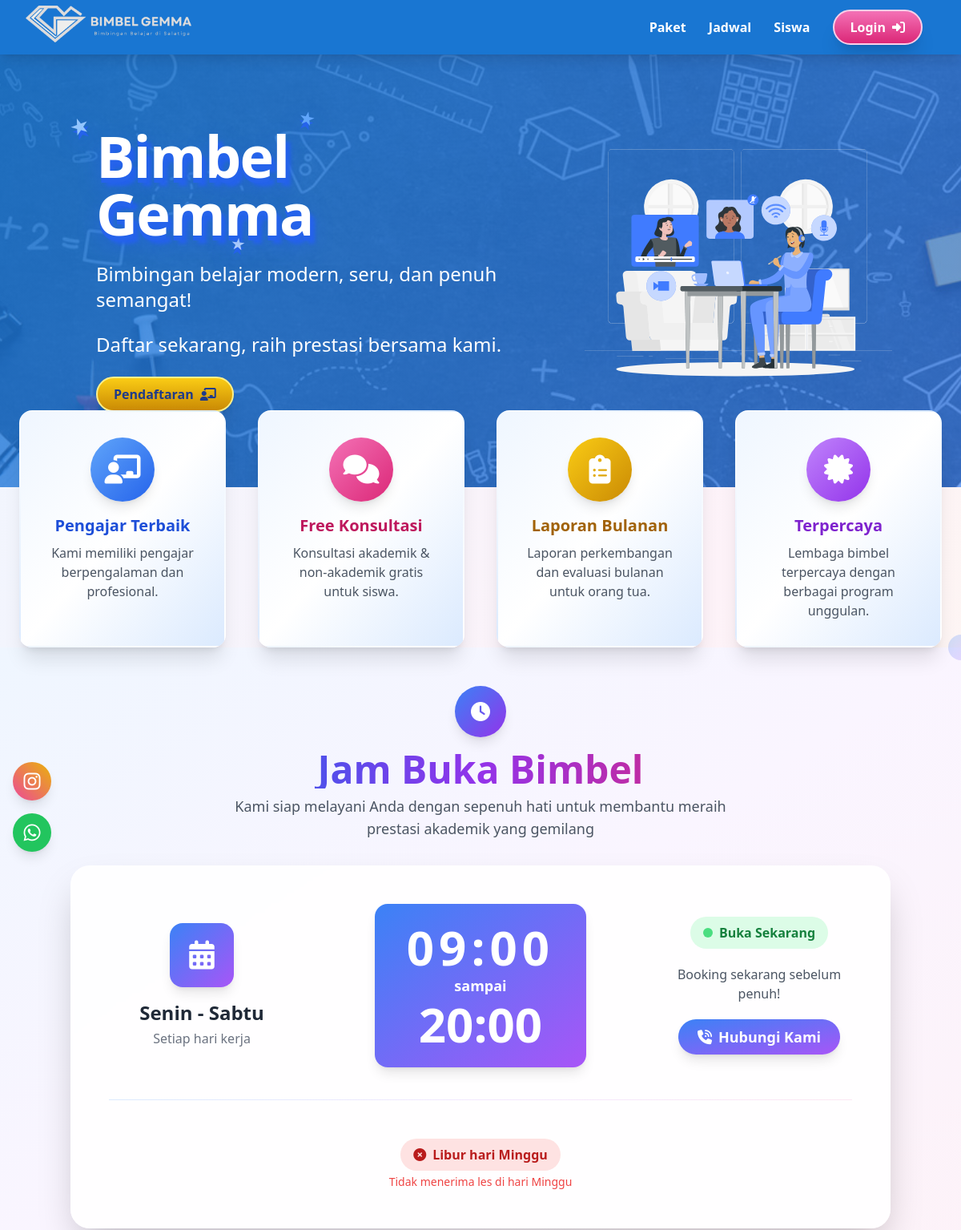
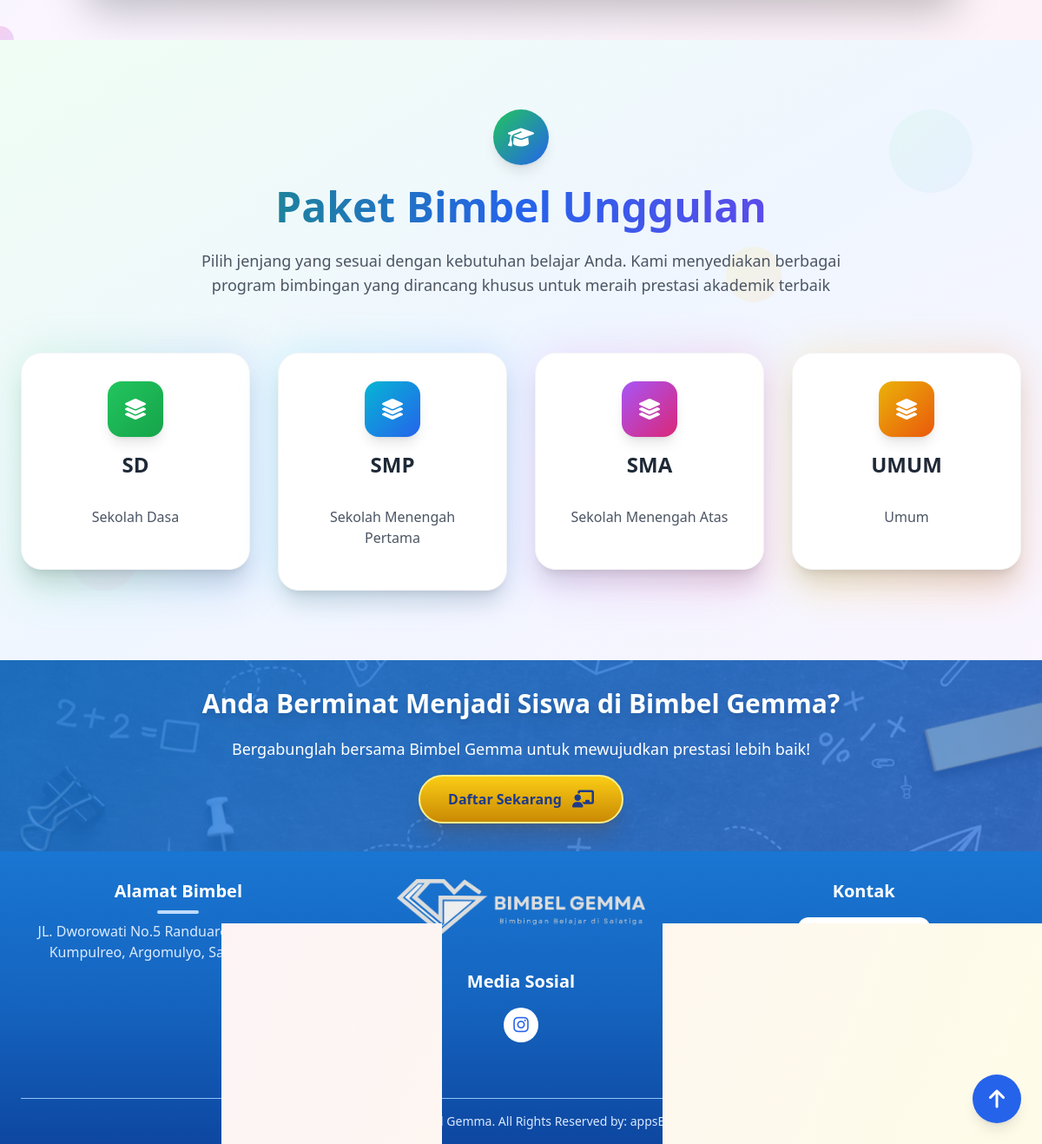
The page / on the database its author committed (2 pictures, top to bottom).
### tables this page shows
CREATE TABLE `tb_profile` (
  `id` int(11) NOT NULL,
  `nama` varchar(100) NOT NULL,
  `keterangan` varchar(225) NOT NULL,
  `alamat` varchar(255) NOT NULL,
  `email` varchar(100) NOT NULL,
  `wa` varchar(20) NOT NULL,
  `ig` varchar(50) NOT NULL,
  `logo1` varchar(100) NOT NULL,
  `logo2` varchar(100) NOT NULL,
  `tanggal` timestamp NOT NULL DEFAULT current_timestamp() ON UPDATE current_timestamp()
);

CREATE TABLE `tb_fasilitas` (
  `id` int(11) NOT NULL,
  `nama` varchar(50) NOT NULL,
  `keterangan` varchar(255) NOT NULL,
  `ikon` varchar(50) NOT NULL,
  `tanggal` timestamp NOT NULL DEFAULT current_timestamp() ON UPDATE current_timestamp()
);

CREATE TABLE `tb_jadwal` (
  `id` int(11) NOT NULL,
  `hari` varchar(20) NOT NULL,
  `buka` time NOT NULL,
  `tutup` time NOT NULL,
  `tanggal` timestamp NOT NULL DEFAULT current_timestamp() ON UPDATE current_timestamp()
);

CREATE TABLE `tb_jenjang` (
  `id` int(11) NOT NULL,
  `nama` varchar(100) NOT NULL,
  `keterangan` varchar(255) NOT NULL,
  `tanggal` timestamp NOT NULL DEFAULT current_timestamp() ON UPDATE current_timestamp()
);

### index.php (the view, shortened to what the rows shown need)
<?php include "includes/header.php"; ?>
<?php
include 'api/db.php';
$fasilitas = [];
$icon_bg = [
  'from-blue-400 to-blue-600 text-white',
  'from-pink-400 to-pink-600 text-white',
  'from-yellow-400 to-yellow-600 text-white',
  'from-purple-400 to-purple-600 text-white',
  'from-green-400 to-green-600 text-white',
  'from-cyan-400 to-cyan-600 text-white',
  'from-orange-400 to-orange-600 text-white',
  'from-red-400 to-red-600 text-white',
];
$text_color = [
  'text-blue-700 group-hover:text-blue-900',
  'text-pink-700 group-hover:text-pink-900',
  'text-yellow-700 group-hover:text-yellow-900',
  'text-purple-700 group-hover:text-purple-900',
  'text-green-700 group-hover:text-green-900',
  'text-cyan-700 group-hover:text-cyan-900',
  'text-orange-700 group-hover:text-orange-900',
  'text-red-700 group-hover:text-red-900',
];
$border_hover = [
  'hover:border-blue-400',
  'hover:border-pink-400',
  'hover:border-yellow-400',
  'hover:border-purple-400',
  'hover:border-green-400',
  'hover:border-cyan-400',
  'hover:border-orange-400',
  'hover:border-red-400',
];
try {
  $stmt = $pdo->query('SELECT nama, keterangan, ikon FROM tb_fasilitas ORDER BY id ASC');
  $fasilitas = $stmt->fetchAll(PDO::FETCH_ASSOC);
} catch (Exception $e) {}
$jadwal = [];
try {
  $stmt = $pdo->query('SELECT hari, buka, tutup FROM tb_jadwal ORDER BY FIELD(hari, "Senin", "Selasa", "Rabu", "Kamis", "Jumat", "Sabtu", "Minggu")');
  $jadwal = $stmt->fetchAll(PDO::FETCH_ASSOC);
} catch (Exception $e) {}
$card_gradients = [
  ['from-green-400 to-blue-500', 'from-green-500 to-green-600'],
  ['from-cyan-400 to-blue-500', 'from-cyan-500 to-blue-600'],
  ['from-purple-400 to-pink-500', 'from-purple-500 to-pink-600'],
  ['from-yellow-400 to-orange-500', 'from-yellow-500 to-orange-600'],
  ['from-pink-400 to-red-500', 'from-pink-500 to-red-600'],
  ['from-blue-400 to-indigo-500', 'from-blue-500 to-indigo-600'],
  ['from-orange-400 to-yellow-500', 'from-orange-500 to-yellow-600'],
  ['from-teal-400 to-cyan-500', 'from-teal-500 to-cyan-600'],
];
$jenjangs = [];
try {
  $stmt = $pdo->query('SELECT nama, keterangan FROM tb_jenjang ORDER BY id ASC');
  $jenjangs = $stmt->fetchAll(PDO::FETCH_ASSOC);
} catch (Exception $e) {}
?>
    <section id="hero" class="relative py-20 px-6 flex flex-col md:flex-row items-center gap-10 overflow-hidden bg-gradient-to-br from-blue-700 via-blue-500 to-blue-300 text-white" style="min-height: 480px;">
        <div class="relative flex-1 space-y-6 z-10 pl-24">
            <h1 class="relative text-5xl md:text-7xl font-extrabold text-white tracking-tight mb-2" style="text-shadow: 0 6px 0 #2563eb, 0 12px 24px #2563eb99;">
                <span class="absolute inset-0 z-0 select-none" aria-hidden="true" style="color:#2563eb; filter: blur(2px); transform: translate(6px,10px); text-shadow:none;"><?= htmlspecialchars($profile['nama']) ?></span>
                <span class="relative z-10"><?= htmlspecialchars($profile['nama']) ?></span>
                <span class="absolute -top-4 -left-8 text-blue-300 text-2xl rotate-[-20deg]">★</span>
                <span class="absolute -top-6 left-1/2 text-blue-400 text-xl rotate-12">★</span>
                <span class="absolute -bottom-4 left-1/3 text-blue-200 text-lg rotate-6">★</span>
            </h1>
            <p class="text-xl md:text-2xl"><?= htmlspecialchars($profile['keterangan']) ?></p>
            <p class="text-xl md:text-2xl">Daftar sekarang, raih prestasi bersama kami.</p>
            <a href="daftar.php" class="px-5 py-2 bg-gradient-to-b from-yellow-400 to-yellow-600 text-blue-900 font-extrabold rounded-full border-2 border-yellow-200 shadow-xl transition inline-flex items-center gap-2 hover:scale-105 focus:scale-105">
              <span>Pendaftaran</span>
              <i class="fa-solid fa-chalkboard-user text-base"></i>
            </a>
        </div>
    </section>
    <div class="relative z-30 max-w-6xl mx-auto -mt-24">
        <div class="grid grid-cols-1 md:grid-cols-4 gap-10">
            <?php foreach($fasilitas as $i => $f): ?>
            <?php $bg = $icon_bg[$i % count($icon_bg)]; $txt = $text_color[$i % count($text_color)]; $bord = $border_hover[$i % count($border_hover)]; ?>
            <div class="bg-gradient-to-br from-blue-50 via-white to-blue-100 rounded-2xl shadow-xl p-8 flex flex-col items-center transition transform hover:scale-105 hover:shadow-2xl <?= $bord ?> border-2 border-transparent group">
                <div class="w-20 h-20 flex items-center justify-center rounded-full bg-gradient-to-br <?= $bg ?> mb-4 shadow-lg animate-bounce-slow">
                    <i class="fa-solid <?= htmlspecialchars($f['ikon']) ?> text-4xl"></i>
                </div>
                <h3 class="font-extrabold text-xl mb-2 <?= $txt ?> transition"><?= htmlspecialchars($f['nama']) ?></h3>
                <p class="text-gray-600 text-center"><?= htmlspecialchars($f['keterangan']) ?></p>
            </div>
            <?php endforeach; ?>
        </div>
    </div>
<?php
$jam_buka = '';
$jam_tutup = '';
foreach ($jadwal as $j) {
    if ($j['hari'] !== 'Minggu' && $j['buka'] != '00:00:00' && $j['tutup'] != '00:00:00') {
        $jam_buka = $j['buka'];
        $jam_tutup = $j['tutup'];
    }
}
?>
<section id="jadwal" class="relative py-12 px-2 md:px-0 flex flex-col items-center justify-center min-h-[340px] bg-gradient-to-br from-blue-50 via-purple-50 to-pink-50">
  <div class="text-center mb-8">
    <h2 class="text-4xl md:text-5xl font-extrabold mb-2 bg-gradient-to-r from-blue-600 via-purple-600 to-pink-600 bg-clip-text text-transparent">
    </h2>
  </div>
  <div class="relative w-full max-w-5xl mx-auto rounded-3xl shadow-2xl bg-white/90 p-6 md:p-12 flex flex-col gap-8" style="backdrop-filter: blur(2px);">
    <div class="flex flex-col md:flex-row items-center gap-8 md:gap-0">
      <div class="flex-1 flex flex-col items-center justify-center">
        <div class="bg-gradient-to-br from-blue-500 to-purple-500 rounded-2xl shadow-lg px-10 py-6 flex flex-col items-center justify-center">
          <div class="text-5xl md:text-6xl font-extrabold text-white mb-1 tracking-widest"><?php echo date('H:i', strtotime($jam_buka)); ?></div>
          <div class="text-white text-lg font-semibold mb-1">sampai</div>
          <div class="text-5xl md:text-6xl font-extrabold text-white"><?php echo date('H:i', strtotime($jam_tutup)); ?></div>
        </div>
      </div>
    </div>
  </div>
</section>
    <section id="paket" class="relative py-20 px-6 overflow-hidden">
        <div class="relative z-10 max-w-6xl mx-auto">
            <div class="text-center mb-16">
                <h2 class="text-4xl md:text-5xl font-extrabold mb-4 bg-gradient-to-r from-green-600 via-blue-600 to-purple-600 bg-clip-text text-transparent leading-normal pb-2">
                </h2>
            </div>
            <div class="grid grid-cols-1 md:grid-cols-2 lg:grid-cols-4 gap-8">
              <?php $card_idx = 0; foreach($jenjangs as $j): $grad = $card_gradients[$card_idx % count($card_gradients)]; $bg_card = $grad[0]; $bg_icon = $grad[1]; $card_idx++; ?>
                <div class="relative group">
                  <div class="relative bg-white rounded-3xl shadow-xl p-8 border border-gray-100 transform group-hover:scale-105 transition-all duration-300">
                    <div class="text-center mb-8">
                      <div class="inline-flex items-center justify-center w-16 h-16 bg-gradient-to-br <?= $bg_icon ?> rounded-2xl mb-4 shadow-lg transition-all duration-300 group-hover:scale-110 animate-bounce-slow">
                        <i class="fa-solid fa-layer-group text-white text-2xl"></i>
                      </div>
                      <h3 class="text-2xl font-bold text-gray-800 mb-2"><?php echo htmlspecialchars($j['nama']); ?></h3>
                    </div>
                    <div class="text-center mb-4">
                      <div class="text-gray-600 text-base"><?php echo htmlspecialchars($j['keterangan']); ?></div>
                    </div>
                  </div>
                </div>
              <?php endforeach; ?>
            </div>
        </div>
    </section>
<?php include "includes/footer.php"; ?>

### includes/header.php (shortened to what the rows shown need)
<!DOCTYPE html>
<html lang="id">
<head>
    <script src="https://cdn.tailwindcss.com"></script>
    <link rel="stylesheet" href="https://cdnjs.cloudflare.com/ajax/libs/font-awesome/6.4.0/css/all.min.css">
</head>
<body class="bg-gradient-to-br from-blue-50 via-pink-50 to-yellow-50 min-h-screen text-gray-800">
    <nav id="navbar" class="fixed top-0 left-0 w-full bg-[#1976D2] shadow-lg z-50">
        <div class="max-w-6xl mx-auto flex items-center justify-between px-6 py-3">
            <a href="/" class="flex items-center font-extrabold text-2xl text-white tracking-wide hover:opacity-80 transition">
                <?php
                include_once __DIR__ . '/../api/db.php';
                $profile = [
                  'nama' => 'Bimbel Gemma',
                  'alamat' => '',
                  'ig' => '',
                  'wa' => '',
                  'keterangan' => 'Bimbingan belajar modern, seru, dan penuh semangat!'
                ];
                try {
                  $stmt = $pdo->query('SELECT nama, alamat, ig, wa, keterangan, logo1 FROM tb_profile LIMIT 1');
                  $row = $stmt->fetch(PDO::FETCH_ASSOC);
                  if ($row) {
                    foreach ($profile as $k => $v) {
                      if (!empty($row[$k])) $profile[$k] = $row[$k];
                    }
                    $logo1 = (isset($row['logo1']) && $row['logo1'] && strpos($row['logo1'], '/') === false) ? 'assets/img/' . $row['logo1'] : $row['logo1'];
                  }
                } catch (Exception $e) {}
                ?>
                <img src="<?= htmlspecialchars($logo1) ?>" alt="Logo" class="w-auto h-12 -ml-4 -mt-2 mr-2 object-contain" style="filter: hue-rotate(200deg) saturate(2);">
            </a>
        </div>
    </nav>

### includes/footer.php (shortened to what the rows shown need)
<?php
include_once __DIR__ . '/../api/db.php';
$logo1 = 'assets/img/logo4.png';
try {
  $stmt = $pdo->query('SELECT logo1 FROM tb_profile LIMIT 1');
  $row = $stmt->fetch(PDO::FETCH_ASSOC);
  if ($row && !empty($row['logo1'])) {
    $logo1 = (strpos($row['logo1'], '/') === false) ? 'assets/img/' . $row['logo1'] : $row['logo1'];
  }
} catch (Exception $e) {}
if (!isset($alamat)) {
  $alamat = isset($profile['alamat']) ? $profile['alamat'] : '';
}
?>
    <section id="hero" class="relative py-8 px-6 flex flex-col items-center justify-center overflow-hidden bg-gradient-to-br from-blue-700 via-blue-500 to-blue-300 text-white" style="min-height: 200px;">
        <div class="relative z-10 flex flex-col items-center text-center space-y-4">
            <h2 class="text-2xl md:text-3xl font-extrabold mb-1 drop-shadow-lg">Anda Berminat Menjadi Siswa di Bimbel Gemma?</h2>
        </div>
    </section>
    <section id="footer" class="relative bg-gradient-to-b from-[#1976D2] via-[#1565C0] to-[#0D47A1] text-white pt-8 pb-4 overflow-hidden">
        <div class="max-w-6xl mx-auto flex flex-col items-center gap-8">
            <div class="grid grid-cols-1 md:grid-cols-3 gap-8 w-full">
                <div class="flex flex-col items-center">
                    <div class="font-bold text-xl mb-2">Alamat Bimbel</div>
                    <div class="w-12 h-1 bg-blue-200 rounded-full mb-2"></div>
                    <div class="text-center text-blue-100"><?= htmlspecialchars($alamat) ?></div>
                </div>
                <div class="flex flex-col items-center">
                    <div class="flex flex-col items-center mb-8">
                        <img src="<?= htmlspecialchars($logo1) ?>" alt="Logo" class="w-auto h-16 object-contain mx-auto mb-2">
                    </div>
                </div>
            </div>
        </div>
    </section>
</body>
</html>

### rows shown on the page
tb_profile: logo1 (picture), nama "Bimbel Gemma", keterangan "Bimbingan belajar modern, seru, dan penuh semangat!", alamat "JL. Dworowati No.5 Randuares RT.07/RW.01 Kumpulreo, Argomulyo, Salatiga, 50734"
tb_fasilitas: nama "Pengajar Terbaik", keterangan "Kami memiliki pengajar berpengalaman dan profesional."
tb_fasilitas: nama "Free Konsultasi", keterangan "Konsultasi akademik & non-akademik gratis untuk siswa."
tb_fasilitas: nama "Laporan Bulanan", keterangan "Laporan perkembangan dan evaluasi bulanan untuk orang tua."
tb_fasilitas: nama "Terpercaya", keterangan "Lembaga bimbel terpercaya dengan berbagai program unggulan."
tb_jadwal: buka "09:00", tutup "20:00"
tb_jenjang: nama "SD", keterangan "Sekolah Dasa"
tb_jenjang: nama "SMP", keterangan "Sekolah Menengah Pertama"
tb_jenjang: nama "SMA", keterangan "Sekolah Menengah Atas"
tb_jenjang: nama "UMUM", keterangan "Umum"

### other values the page prints
$hari_kerja_str "Senin - Sabtu"
